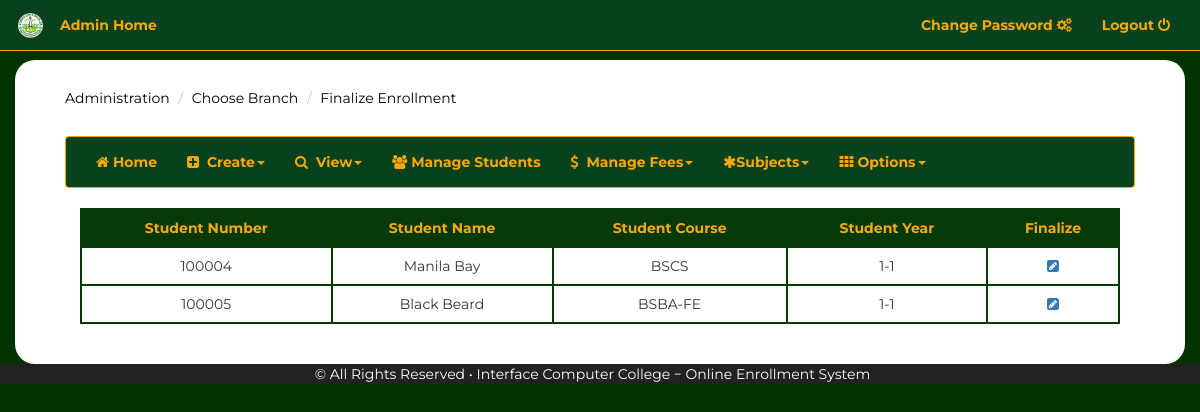
Page /admin/finalize_enrollment_manila.php (signed in) on the earlier database version.
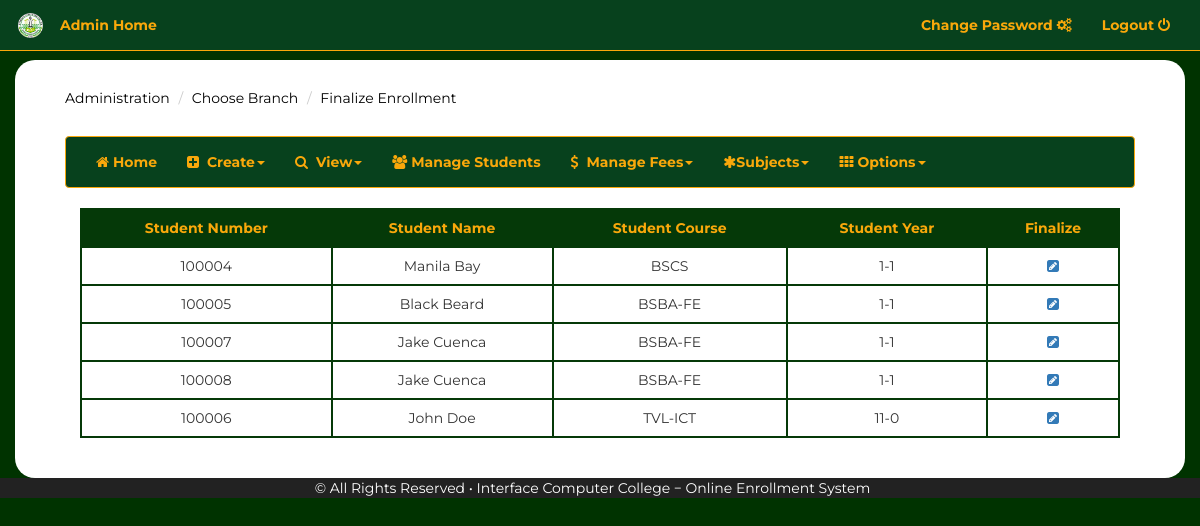
Same page on the later database version.
### tables this page shows
CREATE TABLE `tbl_studentinfo_manila` (
  `studentNo` int(6) NOT NULL AUTO_INCREMENT,
  `course_id` varchar(10) NOT NULL,
  `first_name` varchar(255) NOT NULL,
  `last_name` varchar(255) NOT NULL,
  `middle_name` varchar(255) NOT NULL,
  `branch_id` int(10) NOT NULL,
  `address` varchar(255) NOT NULL,
  `age` int(11) NOT NULL,
  `gender` varchar(255) NOT NULL,
  `contact_number` int(11) NOT NULL,
  `email_address` varchar(255) NOT NULL,
  `grant_id` int(11) NOT NULL,
  `year_level` int(1) NOT NULL,
  `semester_num` int(1) NOT NULL,
  `student_type` varchar(10) NOT NULL,
  `status` varchar(15) NOT NULL,
  `new_old` varchar(255) NOT NULL,
  `student_photo` text NOT NULL,
  PRIMARY KEY (`studentNo`),
  KEY `course_id` (`course_id`),
  KEY `branch_id` (`branch_id`),
  KEY `year_level` (`year_level`),
  KEY `semester_num` (`semester_num`),
  KEY `grant_id` (`grant_id`),
  CONSTRAINT `tbl_studentinfo_manila_ibfk_1` FOREIGN KEY (`branch_id`) REFERENCES `tbl_branches` (`branch_id`),
  CONSTRAINT `tbl_studentinfo_manila_ibfk_2` FOREIGN KEY (`year_level`) REFERENCES `tbl_academic_year` (`id`),
  CONSTRAINT `tbl_studentinfo_manila_ibfk_3` FOREIGN KEY (`semester_num`) REFERENCES `tbl_academic_sem` (`id`),
  CONSTRAINT `tbl_studentinfo_manila_ibfk_4` FOREIGN KEY (`course_id`) REFERENCES `tbl_course_info` (`course_id`),
  CONSTRAINT `tbl_studentinfo_manila_ibfk_5` FOREIGN KEY (`grant_id`) REFERENCES `tbl_grants` (`grant_id`) ON DELETE NO ACTION ON UPDATE NO ACTION
);

### admin/finalize_enrollment_manila.php (the view, shortened to what this page needs)
<?php
  require('includes/connection.php');
  include('includes/header.php');
  include('../admin/navigation_admin2.php');
?>
       <div class="container" id="mainContainer">
            <div class="container-fluid">
                <div class="row">
                    <div class="col-md-12">
                      <ol class="breadcrumb">
                          <li><a href="../admin/administration.php">Administration</a></li>
                          <li><a href="../admin/finalize_choose_branch.php">Choose Branch</a></li>
                          <li><a href="">Finalize Enrollment</a></li>
                      </ol>
                    </div>
                </div>
                    <div class="col-md-12">
                       <?php include('admin_nav2.php'); ?>
                        <div class="container-fluid">
                            <div class="row">
                               <div class="col-sm-12">
                                   <table class="table table-responsive table-bordered">
                                        <tr>
                                          <th class="text-center">
                                            Student Number
                                          </th>
                                          <th class="text-center">
                                            Student Name
                                          </th>
                                          <th class="text-center">
                                            Student Course
                                          </th>
                                          <th class="text-center">
                                            Student Year
                                          </th>
                                          <th class="text-center">
                                            Finalize
                                          </th>
                                        </tr>
                                        <tr>
                                          <?php
                                              $status = "pending";
                                              $query = "SELECT
                                                        studInfo.studentNo,
                                                        studInfo.first_name ,
                                                        studInfo.last_name,
                                                        studInfo.course_id,
                                                        studInfo.year_level,
                                                        studInfo.semester_num ,
                                                        studInfo.status
                                                        FROM tbl_studentinfo_manila studInfo
                                                        WHERE studInfo.year_level = '11'
                                                        OR studInfo.year_level = '1'
                                                        AND studInfo.status = '$status'
                                                        AND studInfo.new_old = 'new'";
                                              $result = mysqli_query($conn,$query);
                                              while( $row = mysqli_fetch_assoc($result)){
                                                      $student_number = $row['studentNo'];
                                                      $student_fname = $row['first_name'];
                                                      $student_lastName = $row['last_name'];
                                                      $student_course = $row['course_id'];
                                                      $student_yrLevel = $row['year_level'];
                                                      $student_semNumber = $row['semester_num'];
                                           ?>
                                          <td class="text-center">
                                          <?php echo $student_number; ?>
                                          </td >
                                          <td class="text-center">
                                           <?php {echo $student_fname ,' ', $student_lastName;} ?>
                                          </td>
                                          <td class="text-center">
                                          <?php echo $student_course; ?>
                                          </td >
                                          <td class="text-center">
                                            <?php {echo $student_yrLevel , '-' , $student_semNumber;} ?>
                                          </td>
                                          <td class="text-center">
                                              <a href = "../admin/subject_enrollment_manila.php?id=<?php {echo $student_number; }?>" role="button"> <i class="fa fa-pencil-square"></i></a>
                                          </td>
                                      </tr>
                                      <?php } ?>
                                    </table>
                                 </div>
                               </div>
                            </div>
                        </div>
                    </div>
                </div>
 <?php include('includes/footer.php'); ?>

### admin/includes/header.php (shortened to what this page needs)
<!DOCTYPE HTML>
<html>
<head>
    <link href="font-awesome-4.6.3/css/font-awesome.min.css" rel="stylesheet">
	<link href="bootstrap/css/bootstrap.min.css" rel="stylesheet">
    <link href="style.css" rel="stylesheet" >
</head>
<body>

### admin/navigation_admin2.php (shortened to what this page needs)
  <nav class = "navbar navbar-default navbar-fixed-top">
	<div class="container">
		<div class="navbar-header">
			<a class="navbar-brand brand-title" href="#"></a>
            </div>
           <div class="collapse navbar-collapse" id="navbar-collapse">
			<ul class="nav navbar-nav navbar-left">
				<li><a href = "../admin/administration.php">Admin Home</a></li>
               </ul>
                <ul class="nav navbar-nav navbar-right">
                   <li><a href="../admin/admin_changePW.php" role="button">Change Password&nbsp;<i class="fa fa-cogs"></i></a> </li>
                   <li><a href="../admin/admin_logout.php" role="button">Logout&nbsp;<i class="fa fa-power-off"></i></a> </li>
 				 </ul>
          </div>
       </div>
</nav>

### admin/admin_nav2.php (shortened to what this page needs)
<nav class = "navbar navbar-default navbar-fixed">
    <div class="container-fluid">
        <ul class="nav navbar-nav navbar-left">
        <li><a href="../admin/administration.php"><i class="fa fa-home"></i>&nbsp;Home</a></li>
        <li class = "dropdown">
            <a href = "#" class="dropdown-toggle" data-toggle="dropdown" role="button"><i class="fa fa-plus-square"></i>&nbsp;  Create<span class="caret"></span></a>
        </li>
         <li class = "dropdown">
            <a href = "#" class="dropdown-toggle" data-toggle="dropdown" role="button"><i class="fa fa-search"></i>&nbsp;  View<span class="caret"></span></a>
        </li>
        <li class = "dropdown">
            <a href = "manage_choose_branch.php" role="button"><i class="fa fa-users"></i>&nbsp;Manage Students</a>
        </li>
        <li class = "dropdown">
            <a href = "#" class="dropdown-toggle" data-toggle="dropdown" role="button"><i class="fa fa-dollar"></i>&nbsp;  Manage Fees<span class="caret"></span></a>
        </li>
        <li class = "dropdown">
            <a href = "#" class="dropdown-toggle" data-toggle="dropdown" role="button"><i class="fa fa-asterisk"></i>Subjects<span class="caret"></span></a>
        </li>
    <li class = "dropdown">
        <a href = "#" class="dropdown-toggle" data-toggle="dropdown" role="button"><i class="fa fa-th"></i>&nbsp;Options<span class="caret"></span></a>
        </li>
        </ul>
    </div>
</nav>

### admin/includes/footer.php (shortened to what this page needs)
    <div class="container-fluid footer-container nav navbar-fixed-bottom " style="position: relative;">
        <div class="row">
            <div class="col-md-12">
                    &copy; All Rights Reserved &bull; Interface Computer College &minus; Online Enrollment System
            </div>
        </div>
    </div>
</body>
</html>

### admin/style.css (style rules this page uses)
html, body, .cover { height: 100%; }
body { background-color: #003300; font-family: 'Montserrat', sans-serif; }
.navbar-default { background-color: #07411d; border-color: #f9a80b; }
.navbar-default .navbar-brand { color: #ffffff; }
.navbar-default .navbar-nav > li > a { color: #f9a80b; font-family: 'Montserrat', sans-serif; font-weight: bold; }
.navbar-default .navbar-collapse, .navbar-default .navbar-form { border-color: #ffffff; }
.navbar .navbar-brand { background-image: url('images/icc_logo.png'); background-position: center; background-size: 25px 25px; background-repeat: no-repeat; }
.footer-container { background-color: #222; color: white; text-align: center; position: absolute; }
#mainContainer { background-color: white; padding: 20px; border-radius: 20px; margin-top: 60px; }
.breadcrumb { background-color: inherit; }
.breadcrumb li a { color: black; }
.table-bordered { border: solid 2px #053908; }
.table-bordered tr { border: solid 2px #053908; }
.table-bordered tr th { background-color: #053908; color:#f9a80b; }
.table-bordered tr .text-center { border: solid 2px #053908; }

Differences in the rows shown:
added tbl_studentinfo_manila: studentNo "100007", first_name "Jake", last_name "Cuenca", course "BSBA-FE", year_level "1", semester_num "1"
added tbl_studentinfo_manila: studentNo "100008", first_name "Jake", last_name "Cuenca", course "BSBA-FE", year_level "1", semester_num "1"
added tbl_studentinfo_manila: studentNo "100006", first_name "John", last_name "Doe", course "TVL-ICT", year_level "11", semester_num "0"
